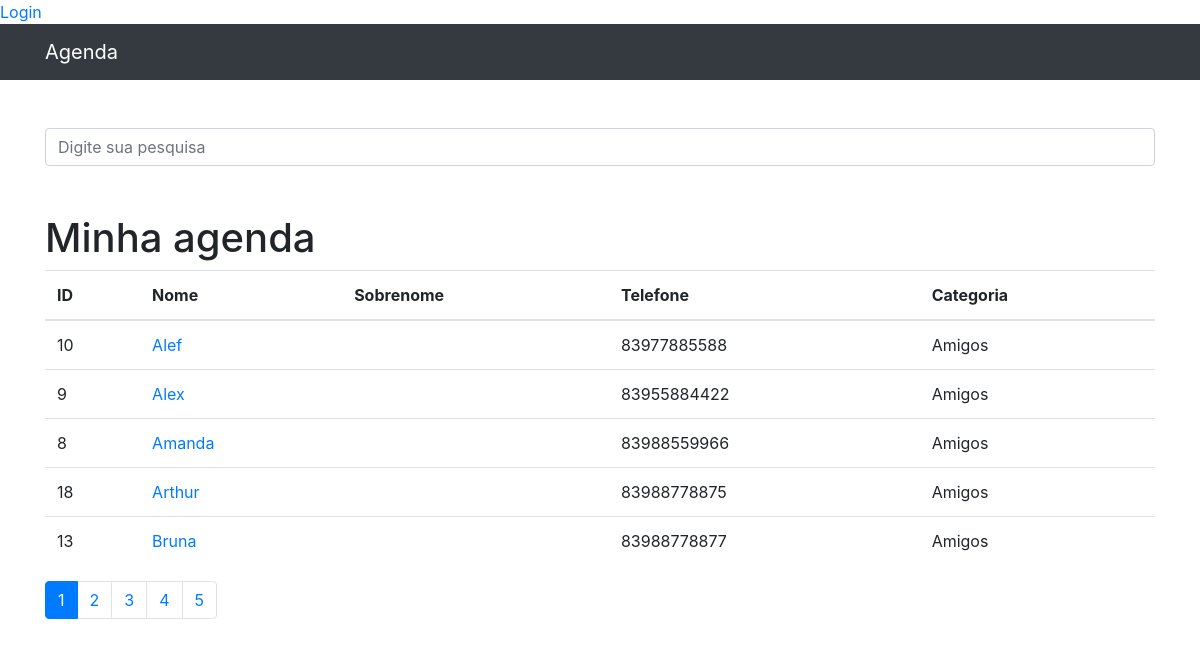
The page / on the database its author committed.
### contatos/models.py (models this page shows, shortened)
class Contato(models.Model):
    nome = models.CharField(max_length=255)
    sobrenome = models.CharField(max_length=255, blank=True)
    telefone = models.CharField(max_length=255)
    email = models.CharField(max_length=255, blank=True)
    data_criacao = models.DateTimeField(default=timezone.now)
    descricao = models.TextField(blank=True)
    categoria = models.ForeignKey(Categoria, on_delete=models.DO_NOTHING)
    mostrar = models.BooleanField(default=True)
    foto = models.ImageField(blank=True, upload_to='fotos/%Y/%m')

class Categoria(models.Model):
    nome = models.CharField(max_length=255)
    def __str__(self):
        return self.nome

### contatos/views.py (the view)
# urls.py: path('', views.index, name = 'index'),
def index(request):
    contatos = Contato.objects.order_by('nome').filter(
        mostrar = True
    )
    paginator = Paginator(contatos, 5)
    page = request.GET.get('p')
    contatos = paginator.get_page(page)
    return render(request, 'index.html', {
        'contatos': contatos
    })

### contatos/templates/index.html
{% extends 'base.html' %}
{% load static %}
{% block body %}
<h1 class="mt-5">Minha agenda</h1>
<table class="table">
  <thead>
    <tr>
      <th>ID</th>
      <th>Nome</th>
      <th>Sobrenome</th>
      <th>Telefone</th>
      <th>Categoria</th>
    </tr>
  </thead>
  <tbody>
    {% for contato in contatos %}
    {% if contato.mostrar %}
        <tr>
          <td>{{ contato.id }}</td>
          <td>
            <a href="{% url 'ver_contato' contato.id %}">{{ contato.nome }}</a>
          </td>
          <td>{{ contato.sobrenome }}</td>
          <td>{{ contato.telefone }}</td>
          <td>{{ contato.categoria }}</td>
        </tr>
        {% endif %}
    {% endfor %}
  </tbody>
</table>
<nav aria-label="Page navigation example">
  <ul class="pagination">
    {% for pagina in contatos.paginator.page_range %}
    {% if contatos.number == pagina %}
    <li class="page-item active">
      <a class="page-link" href="?p={{ pagina }}">{{ pagina }}</a>
    </li>
    {% else %}
    <li class="page-item">
      <a class="page-link" href="?p={{ pagina }}">{{ pagina }}</a>
    </li>
    {% endif %}
    {% endfor  %}
  </ul>
</nav>
{% endblock body %}

### templates/base.html (shortened to what this page needs)
{% load static %}
<!DOCTYPE html>
<html lang="en">
<head>
    {% include 'parciais/_head.html' %}
</head>
<body>
  <a href="{% url 'login' %}">Login</a>
    {% include 'parciais/_nav.html' %}
  <div class="container">
    <div class="row">
      <div class="col-lg-12">
        {% if 'contas' not in request.path %}
        <br><br>
        <form method="get" action="{% url 'busca' %}">
          <div class="form-group row">
            <div class="col-12">
              <input class="form-control"
                    type="search" value="{{ request.GET.termo }}"
                    id="search-input"
                    placeholder="Digite sua pesquisa"
                    name="termo">
            </div>
          </div>
        </form>
        {% endif %}
        {% block body %} {% endblock body %}
      </div>
    </div>
  </div>
</body>
</html>

### templates/parciais/_head.html (shortened to what this page needs)
{% load static %}
<link href="{% static 'vendor/bootstrap/css/bootstrap.min.css' %}" rel="stylesheet">

### templates/parciais/_nav.html (shortened to what this page needs)
{% load static %}
<nav class="navbar navbar-expand-lg navbar-dark bg-dark static-top">
    <div class="container">
      <a class="navbar-brand" href="{% url 'index' %}">Agenda</a>
    </div>
  </nav>

### rows shown on the page
Contato: id "10", nome "Alef", telefone "83977885588", categoria "Amigos"
Contato: id "9", nome "Alex", telefone "83955884422", categoria "Amigos"
Contato: id "8", nome "Amanda", telefone "83988559966", categoria "Amigos"
Contato: id "18", nome "Arthur", telefone "83988778875", categoria "Amigos"
Contato: id "13", nome "Bruna", telefone "83988778877", categoria "Amigos"

### other values the page prints
{{ pagina }} "1"
{{ pagina }} "2" "3" "4" "5"
